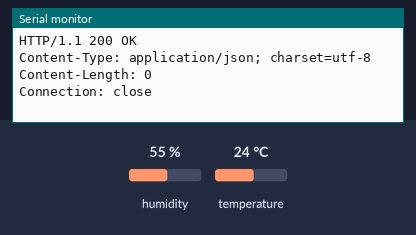
The sketch below on a simulated ESP8266 (NodeMCU). Shown: the last lines printed to the serial monitor. The test bench sets the inputs (shaded band); at power-on: humidity 55 %, temperature 24 °C. WiFi joins after 1.5 s; servers stay silent unless stated; uploads are accepted with an empty reply.

Above: at 2.7 s.
2.8 s: humidity set to 22 %
At 3.2 s:
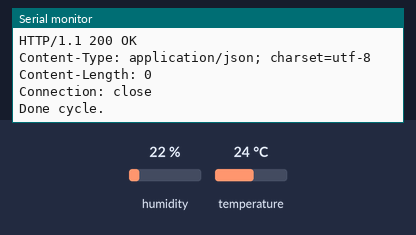
14.0 s: temperature set to 12 °C
At 16.68 s:
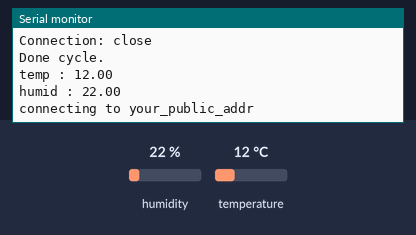
25.2 s: humidity set to 40 %
At 31.68 s:
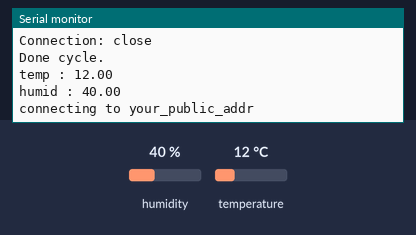

Measured:
- after the input at 14.0 s, the serial monitor: prints a new line after 2.5 s (image 2)
- after the input at 25.2 s, the serial monitor: prints a new line after 6.3 s (image 3)

The sketch:

send_meaningful_graph_html.ino
```cpp
const char* host = "your_public_addr";
String url = "your_api_key";
const int httpPort = 3000;
int interval = 15000;

#include "DHT.h"
#include <ESP8266WiFi.h>
#include <WiFiClientSecure.h>
#define DHTPIN D2
#define DHTTYPE DHT11

const char* ssid = "";      // your AP name
const char* password = "";  // your AP passwd
DHT dht(DHTPIN, DHTTYPE);

String working() {
  float temp = dht.readTemperature();
  float humid = dht.readHumidity();

  Serial.print("temp : ");Serial.println(temp);
  Serial.print("humid : ");Serial.println(humid);

  return(String("field1=")+String(temp)+String("&field2=")+String(humid));
}

void delivering(String payload) {
  WiFiClient client;
  Serial.print("connecting to ");
  Serial.println(host);
  if (!client.connect(host, httpPort)) {
    Serial.print("connection failed: ");
    Serial.println(payload);
    return;
  }
  String getheader = "GET "+ String(url) +"&"+ String(payload) +" HTTP/1.1";
  client.println(getheader);
  client.println("User-Agent: ESP8266 Kyuho Kim");
  client.println("Host: " + String(host));
  client.println("Connection: close");
  client.println();

  Serial.println(getheader);
  while (client.connected()) {
    String line = client.readStringUntil('\n');
    Serial.println(line);
  }
  Serial.println("Done cycle.");
}

void connect_ap() {
  Serial.println();
  Serial.print("connecting to ");
  Serial.println(ssid);
  WiFi.begin(ssid, password);
  while (WiFi.status() != WL_CONNECTED) {
    delay(500);
    Serial.print(".");
  }
  Serial.print("\n Got WiFi, IP address: ");
  Serial.println(WiFi.localIP());
}

void setup() {
  Serial.begin(115200);
  connect_ap();

  dht.begin();  // start estimating temp
}

unsigned long mark = 0;
void loop() {
  if (millis() > mark ) {
     mark = millis() + interval;
     String payload = working();
     delivering(payload);
  }
}
```
